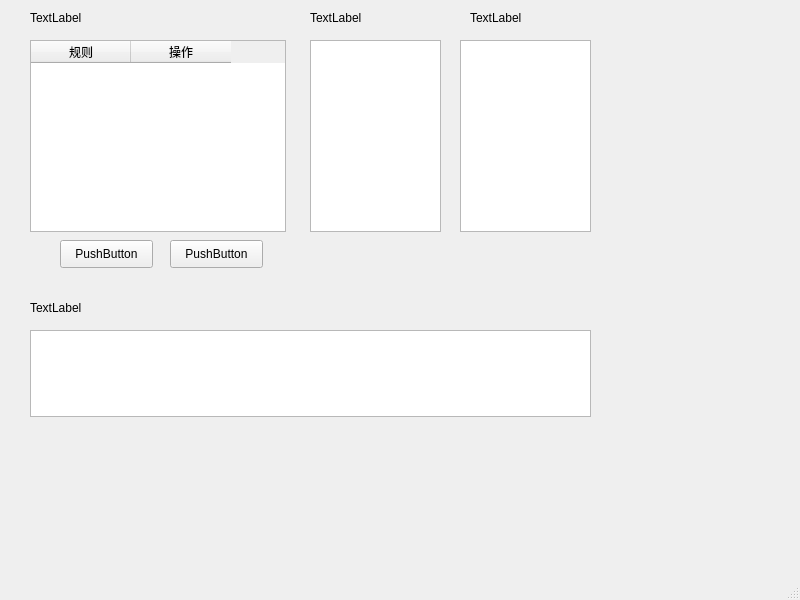
<?xml version="1.0" encoding="UTF-8"?>
<ui version="4.0">
 <class>MainWindow</class>
 <widget class="QMainWindow" name="MainWindow">
  <property name="geometry">
   <rect>
    <x>0</x>
    <y>0</y>
    <width>800</width>
    <height>600</height>
   </rect>
  </property>
  <property name="windowTitle">
   <string>MainWindow</string>
  </property>
  <widget class="QWidget" name="centralwidget">
   <widget class="QTableWidget" name="tableWidget">
    <property name="geometry">
     <rect>
      <x>30</x>
      <y>40</y>
      <width>256</width>
      <height>192</height>
     </rect>
    </property>
    <column>
     <property name="text">
      <string>规则</string>
     </property>
    </column>
    <column>
     <property name="text">
      <string>操作</string>
     </property>
    </column>
   </widget>
   <widget class="QListWidget" name="listWidget">
    <property name="geometry">
     <rect>
      <x>310</x>
      <y>40</y>
      <width>131</width>
      <height>192</height>
     </rect>
    </property>
   </widget>
   <widget class="QListWidget" name="listWidget_2">
    <property name="geometry">
     <rect>
      <x>460</x>
      <y>40</y>
      <width>131</width>
      <height>192</height>
     </rect>
    </property>
   </widget>
   <widget class="QPushButton" name="pushButton">
    <property name="geometry">
     <rect>
      <x>60</x>
      <y>240</y>
      <width>93</width>
      <height>28</height>
     </rect>
    </property>
    <property name="text">
     <string>PushButton</string>
    </property>
   </widget>
   <widget class="QPushButton" name="pushButton_2">
    <property name="geometry">
     <rect>
      <x>170</x>
      <y>240</y>
      <width>93</width>
      <height>28</height>
     </rect>
    </property>
    <property name="text">
     <string>PushButton</string>
    </property>
   </widget>
   <widget class="QPlainTextEdit" name="plainTextEdit">
    <property name="geometry">
     <rect>
      <x>30</x>
      <y>330</y>
      <width>561</width>
      <height>87</height>
     </rect>
    </property>
   </widget>
   <widget class="QLabel" name="label">
    <property name="geometry">
     <rect>
      <x>30</x>
      <y>10</y>
      <width>72</width>
      <height>15</height>
     </rect>
    </property>
    <property name="text">
     <string>TextLabel</string>
    </property>
   </widget>
   <widget class="QLabel" name="label_2">
    <property name="geometry">
     <rect>
      <x>310</x>
      <y>10</y>
      <width>72</width>
      <height>15</height>
     </rect>
    </property>
    <property name="text">
     <string>TextLabel</string>
    </property>
   </widget>
   <widget class="QLabel" name="label_3">
    <property name="geometry">
     <rect>
      <x>470</x>
      <y>10</y>
      <width>72</width>
      <height>15</height>
     </rect>
    </property>
    <property name="text">
     <string>TextLabel</string>
    </property>
   </widget>
   <widget class="QLabel" name="label_4">
    <property name="geometry">
     <rect>
      <x>30</x>
      <y>300</y>
      <width>72</width>
      <height>15</height>
     </rect>
    </property>
    <property name="text">
     <string>TextLabel</string>
    </property>
   </widget>
  </widget>
  <widget class="QStatusBar" name="statusbar"/>
 </widget>
 <resources/>
 <connections/>
</ui>
